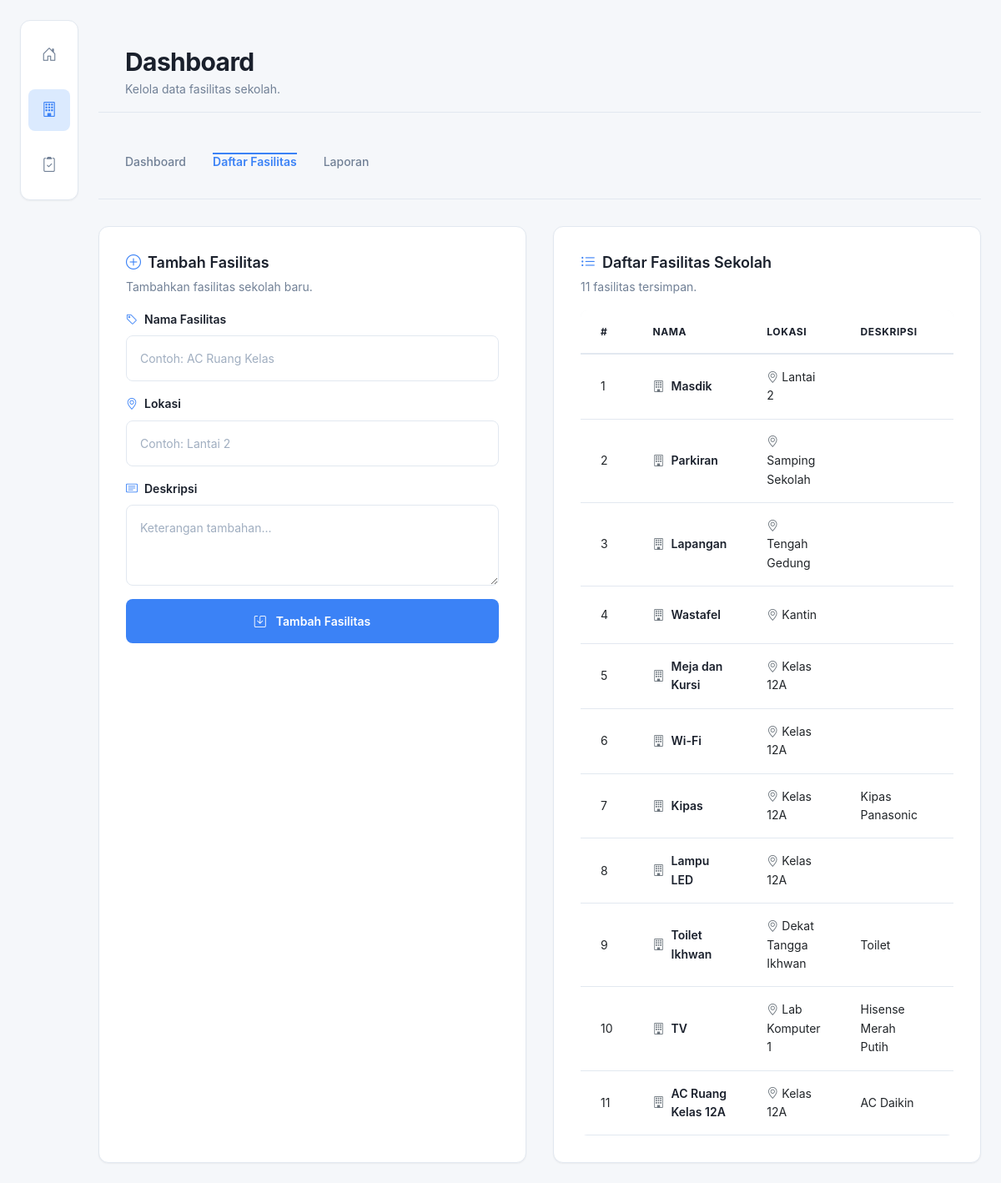
Screenshot of /facilities.php with the database file from the repository.
### tables this page shows
CREATE TABLE IF NOT EXISTS facilities (
    id INT AUTO_INCREMENT PRIMARY KEY,
    name VARCHAR(100) NOT NULL,
    location VARCHAR(100) NOT NULL,
    description TEXT,
    created_at TIMESTAMP DEFAULT CURRENT_TIMESTAMP
);

### src/Config/Database.php (called while the page is built, shortened)
<?php
class Database
{
    private static $host = 'localhost';
    private static $db_name = 'db_pengaduan_fasilitas';
    private static $username = 'root';
    private static $password = '';
    private static $conn = null;
    public static function getConnection()
    {
        if (self::$conn === null) {
            try {
                self::$conn = new PDO(
                    "mysql:host=" . self::$host . ";dbname=" . self::$db_name . ";charset=utf8mb4",
                    self::$username,
                    self::$password,
                    [
                        PDO::ATTR_ERRMODE => PDO::ERRMODE_EXCEPTION,
                        PDO::ATTR_DEFAULT_FETCH_MODE => PDO::FETCH_ASSOC
                    ]
                );
            } catch (PDOException $e) {
                die("Koneksi Database Gagal: " . $e->getMessage());
            }
        }
        return self::$conn;
    }
}

### src/Models/Facility.php (called while the page is built, shortened)
<?php
class Facility
{
    private $db;
    public function __construct()
    {
        $this->db = Database::getConnection();
    }
    public function getAll()
    {
        $stmt = $this->db->query("SELECT * FROM facilities ORDER BY id DESC");
        return $stmt->fetchAll();
    }
}

### facilities.php (the view, shortened to what this page needs)
<?php
$facilityModel = new Facility();
$facilities = $facilityModel->getAll();
$editData = null;
?>
<!DOCTYPE html>
<html lang="id">
<head>
    <link href="https://cdn.jsdelivr.net/npm/bootstrap@5.3.0/dist/css/bootstrap.min.css" rel="stylesheet">
    <link href="https://cdn.jsdelivr.net/npm/bootstrap-icons@1.10.5/font/bootstrap-icons.css" rel="stylesheet">
    <link href="assets/css/style.css" rel="stylesheet">
</head>
<body class="app-body">
    <div class="app-shell">
        <aside class="app-sidebar" aria-label="Navigasi utama">
            <div class="sidebar-group">
                <a href="index.php" class="sidebar-link" title="Dashboard" aria-label="Dashboard"><i class="bi bi-house-door"></i></a>
                <a href="facilities.php" class="sidebar-link active" title="Daftar Fasilitas" aria-label="Daftar Fasilitas"><i class="bi bi-building"></i></a>
                <a href="complaints.php" class="sidebar-link" title="Laporan Pengaduan" aria-label="Laporan Pengaduan"><i class="bi bi-clipboard2-check"></i></a>
            </div>
        </aside>
        <main class="app-main">
            <header class="page-head">
                <div>
                    <h1 class="page-title">Dashboard</h1>
                    <p class="page-subtitle">Kelola data fasilitas sekolah.</p>
                </div>
            </header>
            <nav class="page-tabs" aria-label="Navigasi halaman">
                <a class="page-tab" href="index.php">Dashboard</a>
                <a class="page-tab active" href="facilities.php">Daftar Fasilitas</a>
                <a class="page-tab" href="complaints.php">Laporan</a>
            </nav>
            <div class="content-grid-facilities">
                <section class="panel">
                    <div class="panel-body">
                        <h2 class="panel-title"><i class="bi bi-<?= $editData ? 'pencil-square' : 'plus-circle' ?>"></i> <?= $editData ? 'Edit Fasilitas' : 'Tambah Fasilitas' ?></h2>
                        <p class="panel-caption mb-3"><?= $editData ? 'Perbarui informasi fasilitas yang dipilih.' : 'Tambahkan fasilitas sekolah baru.' ?></p>
                        <form method="POST" action="">
                            <div class="mb-3">
                                <label class="form-label"><i class="bi bi-tag me-1"></i> Nama Fasilitas</label>
                                <input type="text" name="name" class="form-control" value="<?= htmlspecialchars($editData['name'] ?? '') ?>" required placeholder="Contoh: AC Ruang Kelas">
                            </div>
                            <div class="mb-3">
                                <label class="form-label"><i class="bi bi-geo-alt me-1"></i> Lokasi</label>
                                <input type="text" name="location" class="form-control" value="<?= htmlspecialchars($editData['location'] ?? '') ?>" required placeholder="Contoh: Lantai 2">
                            </div>
                            <div class="mb-3">
                                <label class="form-label"><i class="bi bi-card-text me-1"></i> Deskripsi</label>
                                <textarea name="description" class="form-control" rows="3" placeholder="Keterangan tambahan..."><?= htmlspecialchars($editData['description'] ?? '') ?></textarea>
                            </div>
                            <button type="submit" class="btn btn-primary w-100"><i class="bi bi-save me-1"></i> <?= $editData ? 'Simpan Perubahan' : 'Tambah Fasilitas' ?></button>
                        </form>
                    </div>
                </section>
                <section class="panel">
                    <div class="panel-body">
                        <div class="d-flex align-items-center justify-content-between gap-3 mb-3">
                            <div>
                                <h2 class="panel-title"><i class="bi bi-list-ul"></i> Daftar Fasilitas Sekolah</h2>
                                <p class="panel-caption"><?= count($facilities) ?> fasilitas tersimpan.</p>
                            </div>
                        </div>
                        <div class="table-responsive table-wrap">
                            <table class="table table-hover facilities-table align-middle">
                                <thead>
                                    <tr>
                                        <th>#</th>
                                        <th>Nama</th>
                                        <th>Lokasi</th>
                                        <th>Deskripsi</th>
                                        <th class="text-center">Aksi</th>
                                    </tr>
                                </thead>
                                <tbody>
                                    <?php if (empty($facilities)): ?>
                                        <tr>
                                            <td colspan="5" class="text-center text-muted empty-state"><i class="bi bi-inbox fs-3 d-block mb-2"></i>Belum ada data fasilitas.</td>
                                        </tr>
                                    <?php else: ?>
                                        <?php foreach ($facilities as $index => $fac): ?>
                                            <tr>
                                                <td><?= $index + 1 ?></td>
                                                <td><span class="cell-title"><i class="bi bi-building me-1 text-secondary"></i><?= htmlspecialchars($fac['name']) ?></span></td>
                                                <td><i class="bi bi-geo-alt me-1 text-secondary"></i><?= htmlspecialchars($fac['location']) ?></td>
                                                <td><?= htmlspecialchars($fac['description'] ?? '-') ?></td>
                                                <td>
                                                </td>
                                            </tr>
                                        <?php endforeach; ?>
                                    <?php endif; ?>
                                </tbody>
                            </table>
                        </div>
                    </div>
                </section>
            </div>
        </main>
    </div>
</body>
</html>

### rows the page displays
facilities: name "Masdik", location "Lantai 2"
facilities: name "Parkiran", location "Samping Sekolah"
facilities: name "Lapangan", location "Tengah Gedung"
facilities: name "Wastafel", location "Kantin"
facilities: name "Meja dan Kursi", location "Kelas 12A"
facilities: name "Wi-Fi", location "Kelas 12A"
facilities: name "Kipas", location "Kelas 12A", description "Kipas Panasonic"
facilities: name "Lampu LED", location "Kelas 12A"
facilities: name "Toilet Ikhwan", location "Dekat Tangga Ikhwan", description "Toilet"
facilities: name "TV", location "Lab Komputer 1", description "Hisense Merah Putih"
facilities: name "AC Ruang Kelas 12A", location "Kelas 12A", description "AC Daikin"

### other values shown
count($facilities) "11"
